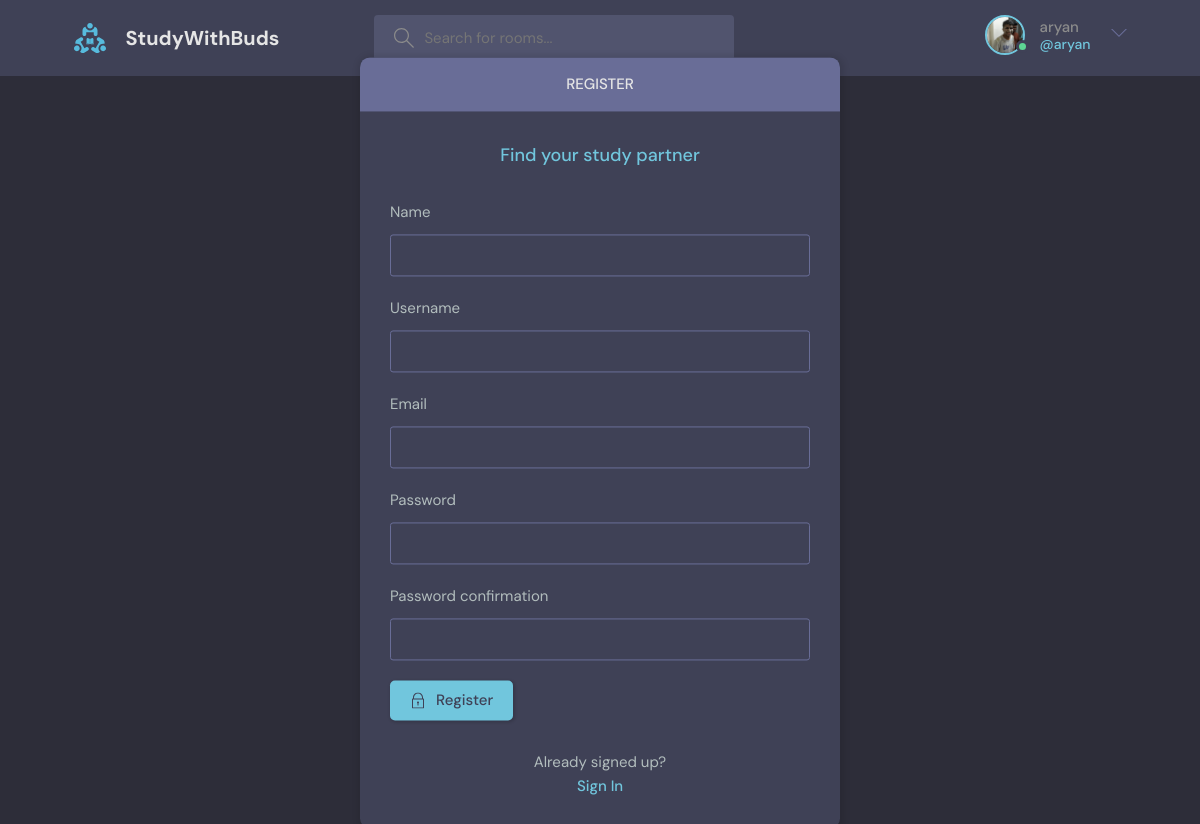
Page /register/ (signed in) on the committed database.
### base/models.py (models this page shows)
class User(AbstractUser):
    username = models.CharField(max_length=150, unique=True)
    name = models.CharField(max_length=200, null=True)
    email = models.EmailField(unique=True, null=True)
    bio = models.TextField(null=True)
    avatar = models.ImageField(null=True, default="avatar.svg")
    USERNAME_FIELD = "email"
    REQUIRED_FIELDS = ["username"]

### base/views.py (the view, shortened to what this page needs)
# urls.py: path("register/", views.RegisterPage, name="Register"),
def RegisterPage(request):
    form = MyUserCreationForm()
    context = {"form": form}
    return render(request, "base/log_reg.html", context)

### base/forms.py
class MyUserCreationForm(UserCreationForm):
    class Meta:
        model = User
        fields = ["name", "username", "email", "password1", "password2"]

### base/templates/base/log_reg.html (shortened to what this page needs)
{% extends 'main.html' %}
{% block content %}
<main class="auth layout">
  {% if page == 'Login' %}
  <div class="container">
    <div class="layout__box">
      <div class="layout__boxHeader">
        <div class="layout__boxTitle">
          <h3>Login</h3>
        </div>
      </div>
      <div class="layout__body">
        <h2 class="auth__tagline">Find your study partner</h2>
        <form class="form" action="" method="POST">
          {% csrf_token %}
          <div class="form__group form__group">
            <label for="room_name">Email</label>
            <input id="username" name="email" type="text" placeholder="Enter email..." />
          </div>
          <div class="form__group">
            <label for="password">Password</label>
            <input id="password" name="password" type="password" placeholder="Enter Password........" />
          </div>
          <button class="btn btn--main" type="submit">
            <svg version="1.1" xmlns="http://www.w3.org/2000/svg" width="32" height="32" viewBox="0 0 32 32">
              <title>lock</title>
              <path
                d="M27 12h-1v-2c0-5.514-4.486-10-10-10s-10 4.486-10 10v2h-1c-0.553 0-1 0.447-1 1v18c0 0.553 0.447 1 1 1h22c0.553 0 1-0.447 1-1v-18c0-0.553-0.447-1-1-1zM8 10c0-4.411 3.589-8 8-8s8 3.589 8 8v2h-16v-2zM26 30h-20v-16h20v16z">
              </path>
              <path
                d="M15 21.694v4.306h2v-4.306c0.587-0.348 1-0.961 1-1.694 0-1.105-0.895-2-2-2s-2 0.895-2 2c0 0.732 0.413 1.345 1 1.694z">
              </path>
            </svg>
            Login
          </button>
        </form>
        <div class="auth__action">
          <p>Haven't signed up yet?</p>
          <a href="{% url 'Register' %}" class="btn btn--link">Sign Up</a>
        </div>
      </div>
    </div>
  </div>
  {% else %}
  <div class="container">
    <div class="layout__box">
      <div class="layout__boxHeader">
        <div class="layout__boxTitle">
          <h3>Register</h3>
        </div>
      </div>
      <div class="layout__body">
        <h2 class="auth__tagline">Find your study partner</h2>
        <form class="form" action="" method="POST">
          {% for field in form %}
          <div class="form__group form__group">
            <label for="room_name">{{field.label}}</label>
            {{field}}
          </div>
          {% endfor %}
          <button class="btn btn--main" type="submit">
            Register
          </button>
        </form>
        <div class="auth__action">
          <p>Already signed up?</p>
          <a href="{% url 'Login' %}" class="btn btn--link">Sign In</a>
        </div>
      </div>
    </div>
  </div>
  {% endif %}
</main>
{% endblock %}

### Html/Navigation.html (shortened to what this page needs)
{% load static %}
<header class="header header--loggedIn">
    <div class="container">
        <a href="{% url 'Home' %}" class="header__logo">
            <img src="{% static 'images/logo.svg' %}" />
            <h1>StudyWithBuds</h1>
        </a>
        <form class="header__search" method="GET" action="{% url 'Home' %}">
            <label>
                <input type="text" name="q" placeholder="Search for rooms..." />
            </label>
        </form>
        <nav class="header__menu">
            {% if request.user.is_authenticated %}
            <div class="header__user">
                <a href="{% url 'updateUser' %}">
                    <div class="avatar avatar--medium active">
                        <img src="{{request.user.avatar.url}}" />
                    </div>
                    <p>{{request.user.username}}<span>@{{request.user.username}}</span></p>
                </a>
                <button class="dropdown-button">
                    <svg version="1.1" xmlns="http://www.w3.org/2000/svg" width="32" height="32" viewBox="0 0 32 32">
                        <title>chevron-down</title>
                        <path d="M16 21l-13-13h-3l16 16 16-16h-3l-13 13z"></path>
                    </svg>
                </button>
            </div>
            {% else %}
            <a href="{% url 'Login' %}">
                <img src="{% static 'images/avatar.svg' %}" />
                <p>Login</p>
            </a>
            {% endif %}
        </nav>
    </div>
</header>

### rows in the picture
User: user.avatar (picture), user.username "aryan"

### other values in the picture
{{ field.label }} "Name" "Username" "Email" "Password" "Password confirmation"
